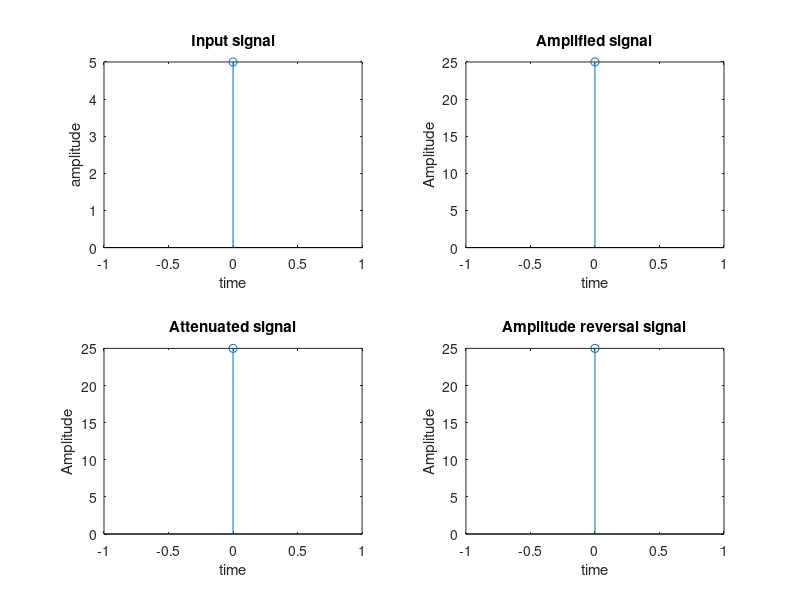

Recreate this plot in MATLAB.
clc; 
clear all; 
close all; 
%operations on the amplitude of signa
x=input('Enter input sequence:'); 
a=input('Enter amplification factor:'); 
b=input('Enter attenuation factor:'); 
c=input('Enter amplitude reversal fact');
y1=a*x; 
y2=b*x; 
y3=c*x; 
n=length(x); 
subplot(2,2,1); 
stem(0:n-1,x); 
xlabel('time'); 
ylabel('amplitude'); 
title('Input signal'); 
subplot(2,2,2); 
stem(0:n-1,y1); 
xlabel('time'); 
ylabel('Amplitude'); 
title('Amplified signal'); 
subplot(2,2,3); 
stem(0:n-1,y2); 
xlabel('time'); 
ylabel('Amplitude'); 
title('Attenuated signal'); 
subplot(2,2,4); 
stem(0:n-1,y3); 
xlabel('time'); 
ylabel('Amplitude'); 
title('Amplitude reversal signal');